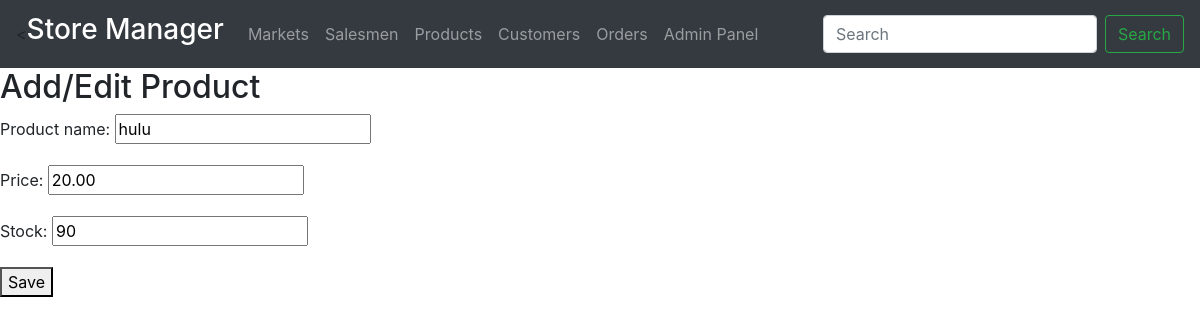
Screenshot of /products/8/edit/ with the database file from the repository.
### storeManager/models.py (models this page shows, shortened)
class Product(models.Model):
    product_id = models.AutoField(primary_key=True)
    product_name = models.CharField(max_length=255)
    price = models.DecimalField(max_digits=10, decimal_places=2)
    stock = models.IntegerField()
    market = models.ForeignKey(Market, on_delete=models.CASCADE, null=True, blank=True)
    salesman = models.ForeignKey(Salesman, on_delete=models.CASCADE, null=True, blank=True)

### storeManager/views.py (the view)
# urls.py: path('products/<int:pk>/edit/', views.ProductUpdateView.as_view(), name='product_edit'),
class ProductUpdateView(UpdateView):
    model = Product
    form_class = ProductForm
    template_name = 'product/product_form.html'
    success_url = reverse_lazy('product_list')

### storeManager/forms.py
class ProductForm(forms.ModelForm):
    class Meta:
        model = Product
        fields = ['product_name', 'price', 'stock']

### storeManager/templates/product/product_form.html (shortened to what this page needs)
{% extends 'base.html' %}
{% block content %}
<h2>Add/Edit Product</h2>
<form method="post">
    {{ form.as_p }}
    <button type="submit">Save</button>
</form>
{% endblock %}

### rows the page displays
Product: product_name "hulu", price "20.00", stock "90"
